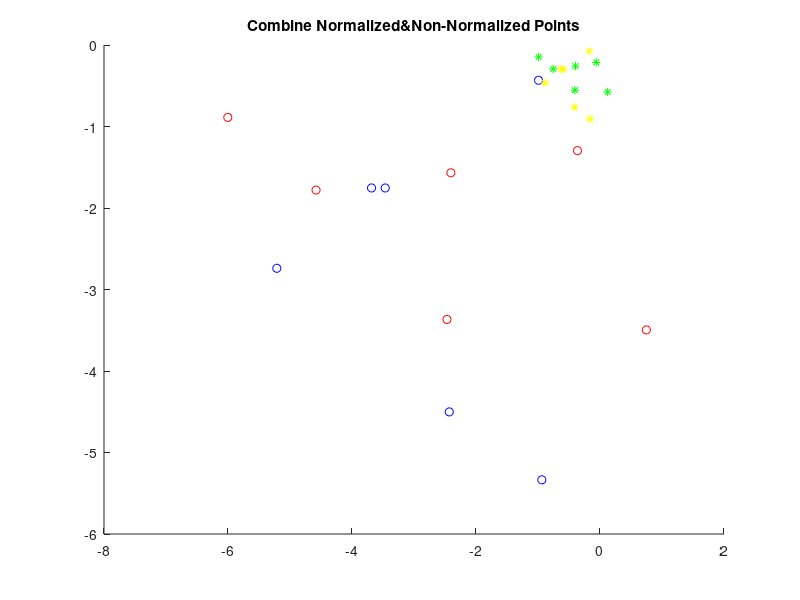

Write MATLAB code to recreate this figure.
x=rand(1,50);   %take a random X
y=rand(1,50);   %random Y
m=0.00001+randn;      %take a random constant
z=[m*ones(50:50)];  %fill Z with that constant
%surf(x, y, z)
for i=1:6
xsize = numel(x);
indexx = randperm(xsize);
zsize = numel(z);
indexz = randperm(zsize);
    p(i,1)= x(indexx(1: 1))/z(indexz(1: 1));    %convert from homogeneous
    p(i,2)=y(indexx(1: 1))/z(indexz(1: 1)); %convert from homogeneous
%p is the u,v matrix
X(i)=randn;   %Six points real world
Y(i)=randn;   %Six points real world
Z(i)=randn;   %Six points real world
 Noise(i,:)= awgn(p(i,:),randn); %randomnoiseadded to each x&y pair
 %6 random points u,v from my plane & 6 from real world
 if (i>1) 
   if(sqrt(Noise(i,1)*Noise(i,1)+Noise(i,2)*Noise(i,2))>maximum)
   maximum= sqrt(Noise(i,1)*Noise(i,1)+Noise(i,2)*Noise(i,2));
 endif
 if(sqrt(p(i,1)*p(i,1)+p(i,2)*p(i,2))>maximum2)
 maximum2= sqrt(p(i,1)*p(i,1)+p(i,2)*p(i,2));
 endif
else
 maximum= sqrt(Noise(i,1)*Noise(i,1)+Noise(i,2)*Noise(i,2));
 maximum2= sqrt(p(i,1)*p(i,1)+p(i,2)*p(i,2));
 endif
endfor 
%to normalize find max distance (sqrt(x^2+y^2))
Norm_Noise(:,:)= Noise(:,:)/maximum; %normalize after adding noise  
pnorm(:,:)=p(:,:)/maximum2;
scatter(Norm_Noise(:,1),Norm_Noise(:,2),'g','*')
title('Combine Normalized&Non-Normalized Points')
hold on
scatter(Noise(:,1),Noise(:,2), 'r')
scatter(p(:,1),p(:,2), 'b')
scatter(pnorm(:,1),pnorm(:,2),'y','*')
hold off

%pnorm -> without noise, yellow & Norm_Noise -> with noise ,green
%now DLT to find M matrix 
l=1;
for j=1:2*i
  if(mod(j,2)==0)   %if even 0,0,0,0,xi,yi,zi,1,-vixi,-viyi,-vizi,-vi
 for k=1:4
   A(j,k)=0;
   B(j,k)=0;
 endfor
  A(j,5)=X(l);
  A(j,6)=Y(l);
  A(j,7)=Z(l);
  A(j,8)=1;
  A(j,9)=-Norm_Noise(l,2)*X(l);
  A(j,10)=-Norm_Noise(l,2)*Y(l);
  A(j,11)=-Norm_Noise(l,2)*Z(l);
  A(j,12)=-Norm_Noise(l,2);
  B(j,5)=X(l);
  B(j,6)=Y(l);
  B(j,7)=Z(l);
  B(j,8)=1;
  B(j,9)=-pnorm(l,2)*X(l);
  B(j,10)=-pnorm(l,2)*Y(l);
  B(j,11)=-pnorm(l,2)*Z(l);
  B(j,12)=-pnorm(l,2);
 l=l+1;
else            %if odd xi,yi,zi,1,,0,0,0,0,-uixi,-uiyi,-uizi,-ui
   for k=5:8
    A(j,k)=0; 
   B(j,k)=0; 
  endfor
  A(j,1)=X(l);
  B(j,1)=X(l);
  A(j,2)=Y(l);
  A(j,3)=Z(l);
  A(j,4)=1;
  B(j,2)=Y(l);
  B(j,3)=Z(l);
  B(j,4)=1;
  A(j,9)=-Norm_Noise(l,1)*X(l);
  A(j,10)=-Norm_Noise(l,1)*Y(l);;
  A(j,11)=-Norm_Noise(l,1)*Z(l);
  A(j,12)=-Norm_Noise(l,1);
  B(j,9)=-pnorm(l,1)*X(l);
  B(j,10)=-pnorm(l,1)*Y(l);;
  B(j,11)=-pnorm(l,1)*Z(l);
  B(j,12)=-pnorm(l,1);
endif
endfor
%now we can create code for SVD/ready function  %ATA=(A')*(A);[V,D] = eig(ATA)
[U,S,V] = svd(A);
[U1,S1,V1]=svd(B);
Mnoise=V(:,12);
%M is our final vector, with R|t parameters , now the goal is to find the R|t
Mnorm=V1(:,12);
%error between M with noise and M without noise
errormean=1/12*sum(abs(Mnoise-Mnorm));
Mnoise=reshape(Mnoise,[],3)';  %Make 3*4 as we want 

%K is well known [a b c
%                 0 d e
%                 0 0 f]
  K(1,1)=input("Give me random a: ")
  K(1,2)=input("Give me random b: ")
  K(1,3)=input("Give me random c: ")
  K(2,2)=input("Give me random d: ")
  K(2,3)=input("Give me random e: ")
  K(3,3)=input("Give me random f: ")
T(3)=Mnoise(3,4)/K(3,3);  %fTz=m34
T(2)=(Mnoise(2,4)-K(2,3)*T(3))/K(2,2); %dTy+eTz=m24
T(1)=(Mnoise(1,4)-K(1,2)*T(2)-K(1,3)*T(3))/K(1,1); %aTx+bTy+cTz=m14

for i=1:3
  R(3,i)=Mnoise(3,i)/K(3,3);  %fr3i=m3i
  R(2,i)=(Mnoise(2,i)- R(3,i)*K(2,3))/K(2,2);  %dr2i+er3i=m2,i
 R(1,i)= (Mnoise(1,i)-K(1,2)*R(2,i)-K(1,3)*R(3,i))/K(1,1); %ar1i+br2i+cr3i=m1i
endfor
